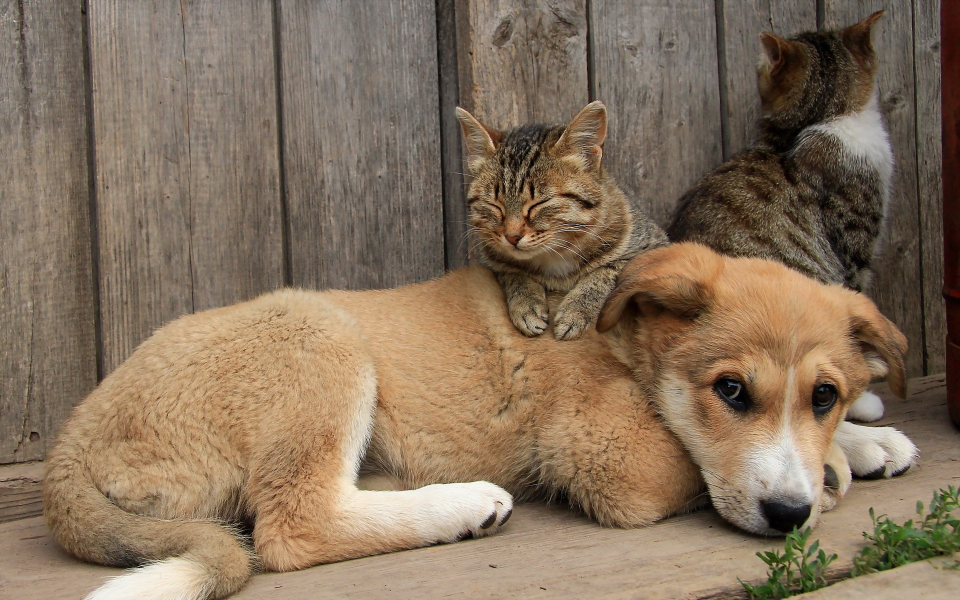
#> input picture grad_cam/001.jpg, 1920 x 1200 px (shown at 1/2 size); its folder holds only this picture in this run
$ python -i data_transfrom.py   (imports and definitions only)
#> lines starting #> are read from the running program, lines starting #| are printed output that depends on the picture
from __future__ import print_function, absolute_import
import os

import numpy as np
from PIL import Image
import random
import math
import cv2

__all__ = [
    'Random2DTranslation',
    'Random2DErasing'
]


class Random2DTranslation:
    def __init__(self, height, width, p=0.5):
        self.height = height
        self.width = width
        self.p = p

    def __call__(self, img):
        # 不做数据增广, 直接resize到需要的尺寸
        if random.random() < self.p:
            return img.resize((self.width, self.height), Image.BILINEAR)
        # 先resize, 再crop
        new_width, new_height = int(round(self.width * 1.125)), int(round(self.height * 1.125))
        resize_img = img.resize((new_width, new_height), Image.BILINEAR)
        x_max_range = new_width - self.width
        y_max_range = new_height - self.height
        x1 = int(round(random.uniform(0, x_max_range)))
        y1 = int(round(random.uniform(0, y_max_range)))
        crop_img = resize_img.crop((x1, y1, x1 + self.width, y1 + self.height))
        return crop_img


class Random2DErasing:
    """
    Class that performs Random Erasing in Random Erasing Data Augmentation by Zhong et al.
    -------------------------------------------------------------------------------------
    probability: The probability that the operation will be performed.
    sl: min erasing area
    sh: max erasing area
    r1: min aspect ratio
    mean: erasing value
    -------------------------------------------------------------------------------------
    """
    def __init__(self, p=0.5, sl=0.02, sh=0.3, r1=0.3):
        self.p = p
        self.sl = sl
        self.sh = sh
        self.r1 = r1

    def __call__(self, img):
        if random.random() < self.p:
            return img
        img = cv2.cvtColor(np.asarray(img), cv2.COLOR_RGB2BGR)
#> img is the input picture: shape (1200, 1920, 3); mean B, G, R 92, 113, 133
        img_h, img_w, c = img.shape
#> img_h = 1200; img_w = 1920; c = 3
        area = img_h * img_w
#> area = 2304000

        target_area = random.uniform(self.sl, self.sh) * area
#> target_area = 535051.5
        aspect_ratio = random.uniform(self.r1, 1 / self.r1)

        # 随机擦除区域的高和宽
        erase_h = int(round(math.sqrt(target_area * aspect_ratio)))
#> erase_h = 918
        erase_w = int(round(math.sqrt(target_area / aspect_ratio)))
#> erase_w = 583

        if erase_w < img_w and erase_h < img_h:
            loc1 = random.randint(0, img_h - erase_h - 1)
#> loc1 = 132
            loc2 = random.randint(0, img_w - erase_w - 1)
#> loc2 = 1047
            # loc3 = loc1 + erase_h
            # loc4 = loc2 + erase_w
            erase_area = (np.random.rand(erase_h, erase_w, 3) * 255.).astype(np.uint8)
            img[loc1:loc1 + erase_h, loc2:loc2 + erase_w, :] = erase_area
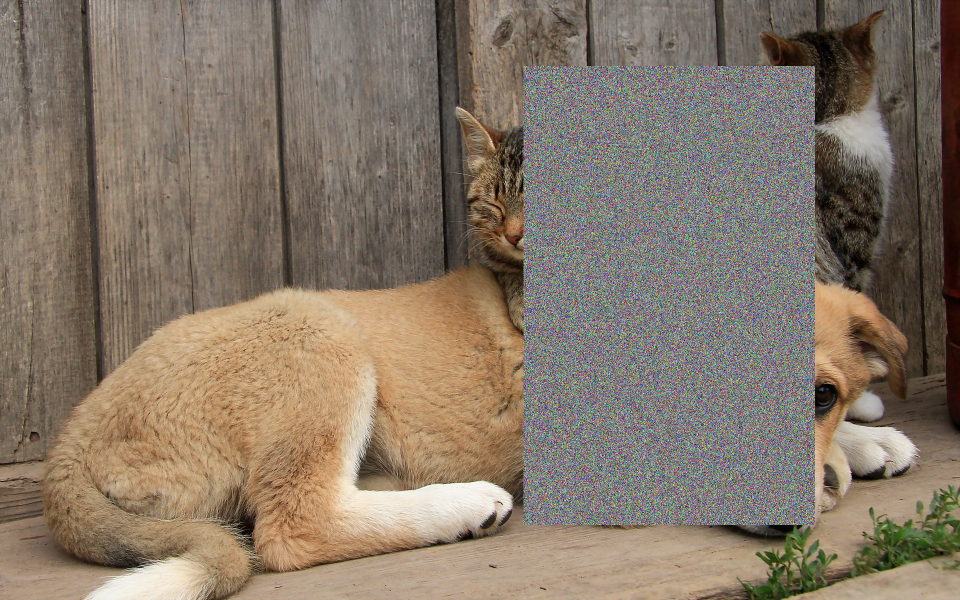
#> img: shape (1200, 1920, 3) (shown at 1/2 size); mean B, G, R 104.1, 119.6, 133.9
            img = Image.fromarray(np.uint8(cv2.cvtColor(img, cv2.COLOR_BGR2RGB)))
#> img: PIL image 1920x1200 RGB
            return img

        else:
            img = Image.fromarray(np.uint8(cv2.cvtColor(img, cv2.COLOR_BGR2RGB)))
            return img


# [13 lines not run here, left out]

    # [5 lines of commented-out code are left out]

>>> import cv2
>>> picture = cv2.cvtColor(cv2.imread('../../../../grad_cam/001.jpg'), cv2.COLOR_BGR2RGB)
>>> result = Random2DErasing()(picture)

$ run again, on grad_cam/002.jpg
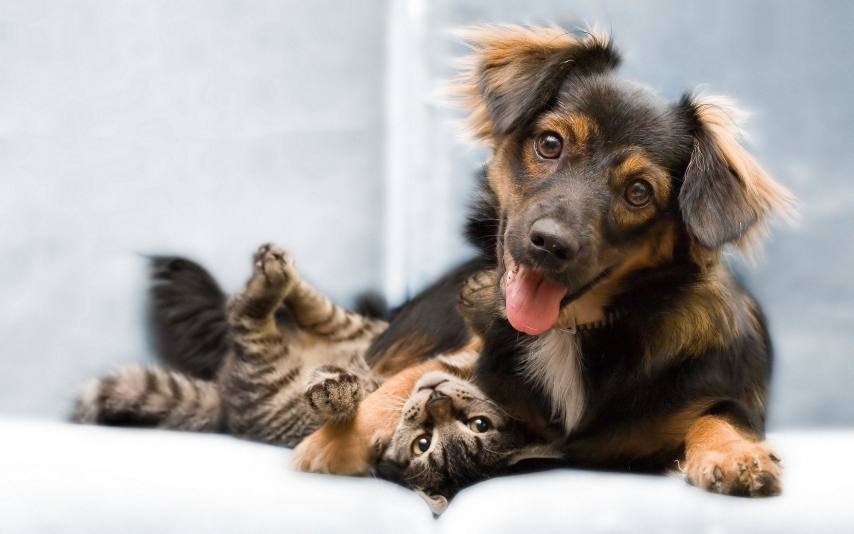
#> input picture grad_cam/002.jpg, 2560 x 1600 px (shown at 1/3 size)
#> in __call__, img is the input picture: shape (1600, 2560, 3); mean B, G, R 162.6, 165.8, 170.3
#> in __call__, `img[loc1:loc1 + erase_h, loc2:loc2 + erase_w, :] = erase_area`:
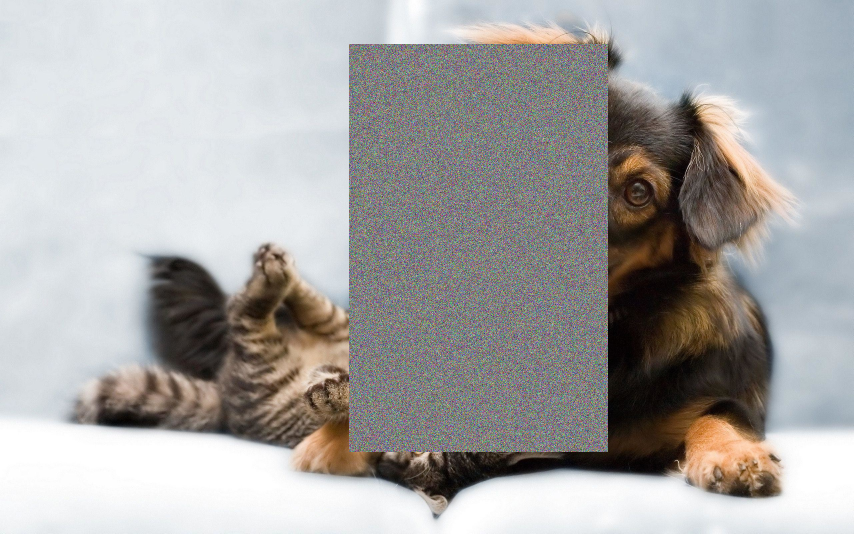
#> img: shape (1600, 2560, 3) (shown at 1/3 size); mean B, G, R 165.3, 166.2, 167.5

$ run again, on grad_cam/both.png
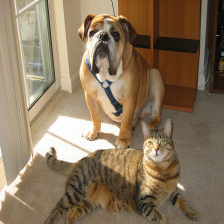
#> input picture grad_cam/both.png, 224 x 224 px
#> in __call__, img is the input picture: shape (224, 224, 3); mean B, G, R 92.6, 116.8, 136.1
#> in __call__, `img[loc1:loc1 + erase_h, loc2:loc2 + erase_w, :] = erase_area`:
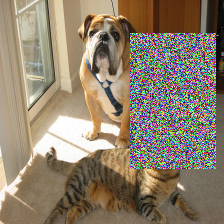
#> img: shape (224, 224, 3); mean B, G, R 109.3, 128.1, 142.4
